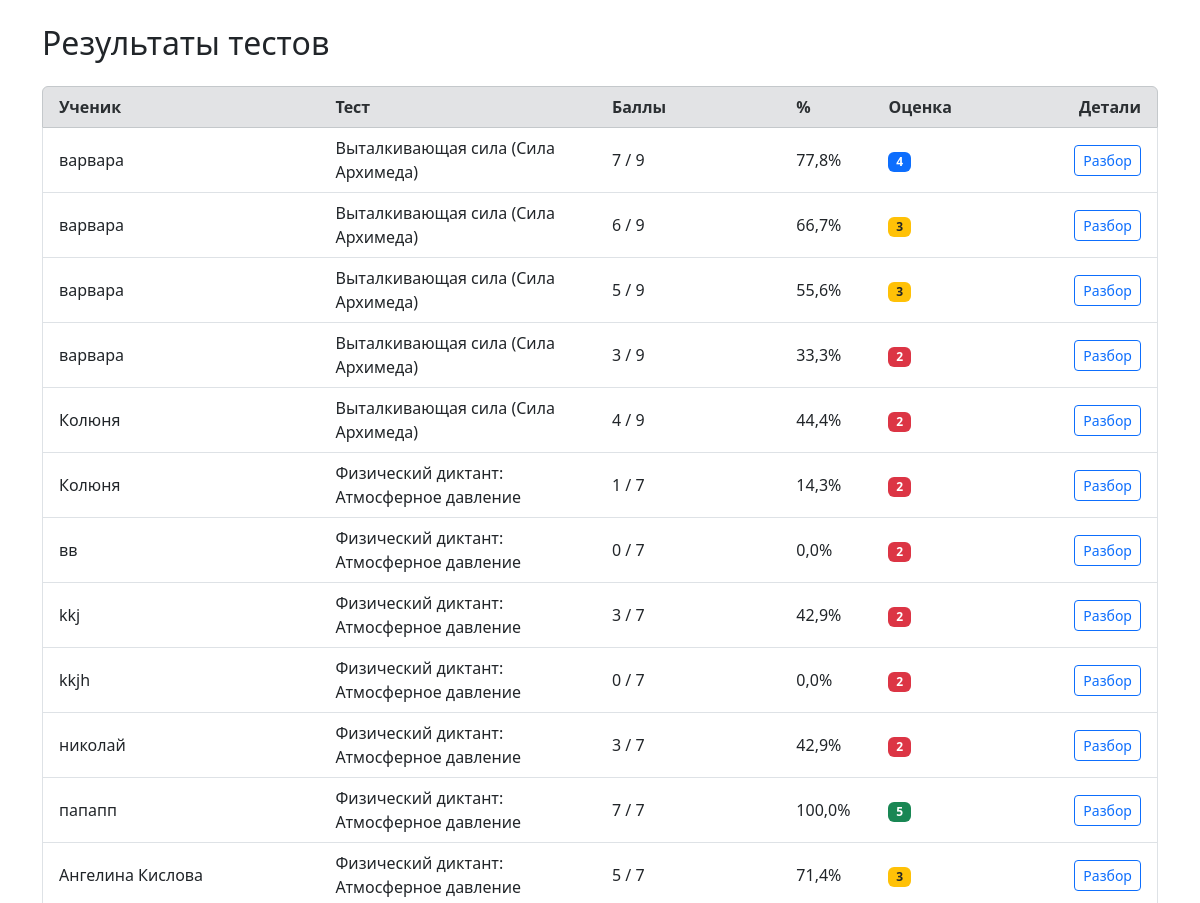
The app's page /results/ (upper part), older data.
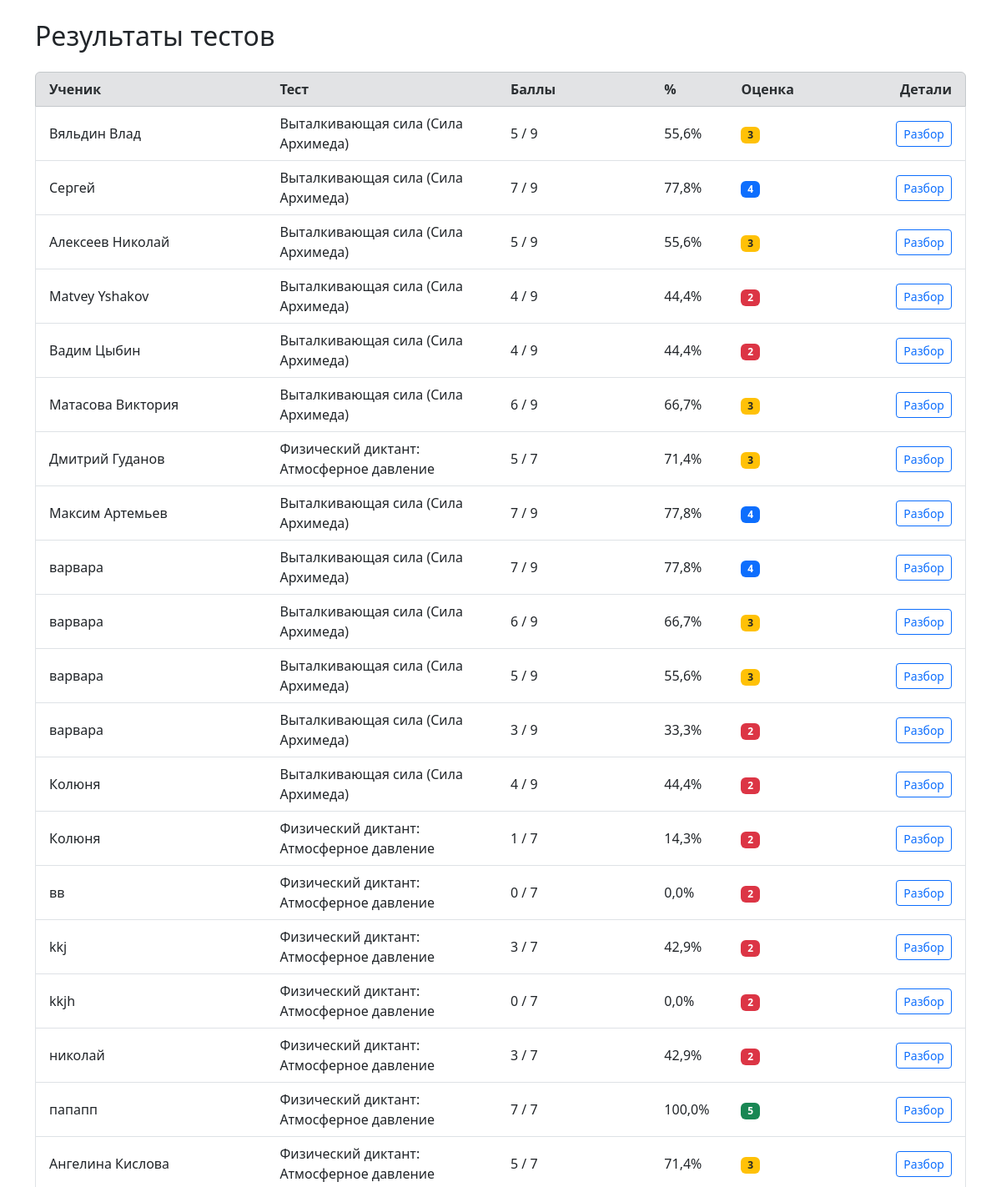
The same page, newer data.
### testsystem/models.py (models this page shows, shortened)
class Test(models.Model):
    title = models.CharField(max_length=200)
    description = models.TextField(blank=True)
    subject = models.CharField(max_length=20, choices=SUBJECT_CHOICES)
    time_limit = models.IntegerField(
        "Время на тест (минуты)",
        blank=True,
        null=True
    )

class Result(models.Model):
    student_name = models.CharField("Имя ученика", max_length=255)
    test = models.ForeignKey(Test, on_delete=models.CASCADE)
    score = models.IntegerField("Баллы")
    grade = models.IntegerField("Оценка", blank=True, null=True)
    date_taken = models.DateTimeField("Дата прохождения", auto_now_add=True)

### testsystem/views.py (the view)
# urls.py: path('results/', views.results_list_all, name='results_list_all'),
def results_list_all(request):
    results = Result.objects.select_related('test').order_by('-date_taken')
    results_with_percent = []
    for r in results:
        total_questions = r.test.questions.count()
        percent = (r.score / total_questions * 100) if total_questions else 0
        results_with_percent.append({
            'id': r.id,
            'student_name': r.student_name,
            'test_title': r.test.title,  # добавлено название теста
            'score': r.score,
            'total_questions': total_questions,
            'percent': round(percent, 1),
            'grade': r.grade
        })
    return render(request, 'testsystem/results_list.html', {
        'results': results_with_percent
    })

### testsystem/templates/testsystem/results_list.html (shortened to what this page needs)
<!DOCTYPE html>
<html>
<head>
    <link href="https://cdn.jsdelivr.net/npm/bootstrap@5.3.2/dist/css/bootstrap.min.css" rel="stylesheet">
</head>
<body>
<div class="container mt-4">
    <h2 class="mb-4">Результаты тестов{% if student_name %} ученика {{ student_name }}{% endif %}</h2>
    <div class="list-group">
        <div class="list-group-item list-group-item-secondary">
            <div class="row fw-bold">
                <div class="col-md-3">Ученик</div>
                <div class="col-md-3">Тест</div>
                <div class="col-md-2">Баллы</div>
                <div class="col-md-1">%</div>
                <div class="col-md-1">Оценка</div>
                <div class="col-md-2 text-end">Детали</div>
            </div>
        </div>
        {% for r in results %}
        <div class="list-group-item">
            <div class="row align-items-center">
                <div class="col-md-3">{{ r.student_name }}</div>
                <div class="col-md-3">{{ r.test_title }}</div>
                <div class="col-md-2">{{ r.score }} / {{ r.total_questions }}</div>
                <div class="col-md-1">{{ r.percent }}%</div>
                <div class="col-md-1">
                    {% if r.grade == 5 %}
                        <span class="badge bg-success">5</span>
                    {% elif r.grade == 4 %}
                        <span class="badge bg-primary">4</span>
                    {% elif r.grade == 3 %}
                        <span class="badge bg-warning text-dark">3</span>
                    {% else %}
                        <span class="badge bg-danger">2</span>
                    {% endif %}
                </div>
                <div class="col-md-2 text-end">
                    <a href="{% url 'result_detail' r.id %}" class="btn btn-sm btn-outline-primary">
                        Разбор
                    </a>
                </div>
            </div>
        </div>
        {% empty %}
        <div class="list-group-item">
            <p>Результаты отсутствуют.</p>
        </div>
        {% endfor %}
    </div>
</div>
</body>
</html>

Row changes from the older to the newer data that the page shows:
added Result: student_name "Вяльдин Влад"
added Result: student_name "Сергей"
added Result: student_name "Алексеев Николай"
added Result: student_name "Matvey Yshakov"
added Result: student_name "Вадим Цыбин"
added Result: student_name "Матасова Виктория"
added Result: student_name "Дмитрий Гуданов"
added Result: student_name "Максим Артемьев"
Text that changed along with them:
new list line: "Выталкивающая сила (Сила Архимеда)"
new list line: "5 / 9 55,6 % 3 Разбор"
new list line: "7 / 9 77,8 % 4 Разбор"
new list line: "4 / 9 44,4 % 2 Разбор"
new list line: "6 / 9 66,7 % 3 Разбор"
new list line: "Физический диктант: Атмосферное давление"
new list line: "5 / 7 71,4 % 3 Разбор"
